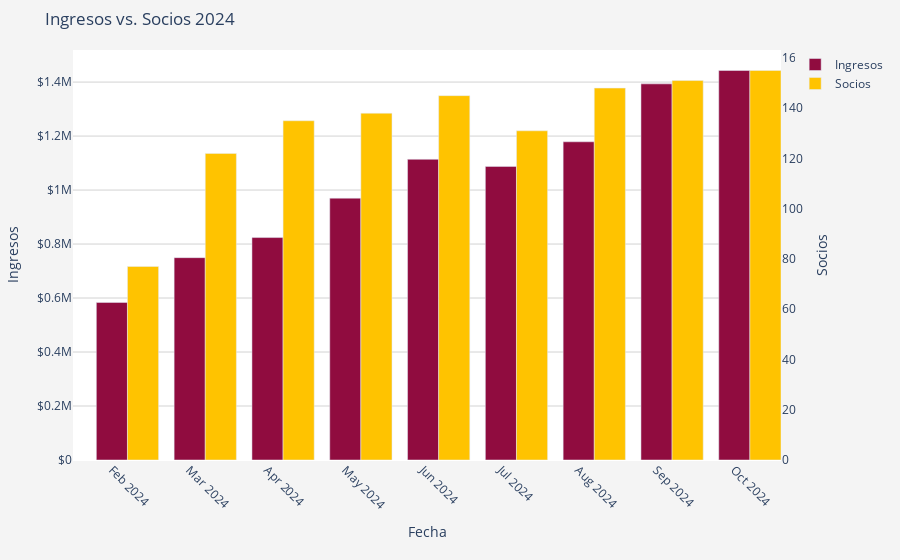

The notebook cell saved with this chart:
### Code cell
x=ingresos_y_socios
# Asegúrate de que las fechas estén en formato datetime
x['FECHA'] = pd.to_datetime(x['FECHA'])

# Convertir las fechas a cadenas con el formato deseado (solo mes y año)
x['MES_AÑO'] = x['FECHA'].dt.strftime('%b %Y')

# Definir las trazas (traces) para los ingresos y socios
trace1 = {
    'x': x['MES_AÑO'],  # Usamos la columna 'MES_AÑO' para el eje X
    'y': x['MONTO TOTAL'],
    'name': 'Ingresos',
    'type': 'bar',
    'marker': {'color': '#900C3F'},  # Color para los ingresos
    'yaxis': 'y1',  # Usar el primer eje Y (para ingresos)
    'width': 0.4  # Ancho de la barra de ingresos (ajustar para que no se solapen)
}
                                                                                                                        
                                                                                                                            
trace2 = {
    'x': x['MES_AÑO'],  # Usamos la columna 'MES_AÑO' para el eje X
    'y': x['SOCIOS'],
    'name': 'Socios',
    'type': 'bar',
    'marker': {'color': '#FFC300'},  # Color para los socios
    'yaxis': 'y2',  # Usar el segundo eje Y (para socios)
    'width': 0.4,  # Ancho de la barra de socios (ajustar para que no se solapen)
    'offset': 0.2  # Desplazar las barras de socios para que se ubiquen al lado de los ingresos
}

# Lista de trazas
data = [trace1, trace2]

# Layout del gráfico
layout = {
    'xaxis': {
        'title': 'Fecha',  # Título para el eje X
        'tickangle': 45,  # Rotar las etiquetas del eje X para una mejor visualización
        'tickmode': 'array',  # Asegura que las fechas se muestren de manera ordenada
        'type': 'category',  # Tipo de eje X para que las barras estén agrupadas
    },
    'yaxis': {
        'title': 'Ingresos',  # Título para el primer eje Y (Ingresos)
        'tickprefix': '$',  # Añadir el símbolo de moneda
        'showgrid': True,  # Mostrar las líneas de la rejilla en el fondo
        'gridcolor': 'lightgrey'  # Color de las líneas de la rejilla
    },
    'yaxis2': {
        'title': 'Socios',  # Título para el segundo eje Y (Socios)
        'overlaying': 'y',  # Usar el mismo eje X
        'side': 'right',  # Mostrar el eje Y de los socios a la derecha
        'showgrid': False,  # No mostrar la rejilla para el segundo eje Y
    },
    'barmode': 'group',  # Agrupar las barras para cada mes
    'title': 'Ingresos vs. Socios 2024',  # Título principal del gráfico
    'plot_bgcolor': 'white',  # Color de fondo del gráfico
    'paper_bgcolor': '#f4f4f4',  # Color de fondo exterior del gráfico
    'margin': {'l': 50, 'r': 100, 't': 50, 'b': 100},  # Ajuste de márgenes (más espacio a la derecha para el segundo eje)
    'hovermode': 'x unified',  # Mostrar la información en el hover de manera unificada
}

# Crear la figura
fig = go.Figure(data=data, layout=layout)

# Mostrar el gráfico
fig.show()

### Figure 1 — Plotly figure (JSON) as saved in the notebook; plotly's stock layout.template omitted (floating-point values rounded to 4 significant figures)
{"data": [{"marker": {"color": "#900C3F"}, "name": "Ingresos", "type": "bar", "width": 0.4, "x": ["Feb 2024", "Mar 2024", "Apr 2024", "May 2024", "Jun 2024", "Jul 2024", "Aug 2024", "Sep 2024", "Oct 2024"], "y": [583660, 749510, 824000.0, 970029, 1113898, 1087640, 1178750, 1393000.0, 1443000.0], "yaxis": "y"}, {"marker": {"color": "#FFC300"}, "name": "Socios", "offset": 0.2, "type": "bar", "width": 0.4, "x": ["Feb 2024", "Mar 2024", "Apr 2024", "May 2024", "Jun 2024", "Jul 2024", "Aug 2024", "Sep 2024", "Oct 2024"], "y": [77, 122, 135, 138, 145, 131, 148, 151, 155], "yaxis": "y2"}], "layout": {"barmode": "group", "hovermode": "x unified", "margin": {"b": 100, "l": 50, "r": 100, "t": 50}, "paper_bgcolor": "#f4f4f4", "plot_bgcolor": "white", "title": {"text": "Ingresos vs. Socios 2024"}, "xaxis": {"tickangle": 45, "tickmode": "array", "title": {"text": "Fecha"}, "type": "category"}, "yaxis": {"gridcolor": "lightgrey", "showgrid": true, "tickprefix": "$", "title": {"text": "Ingresos"}}, "yaxis2": {"overlaying": "y", "showgrid": false, "side": "right", "title": {"text": "Socios"}}}}
